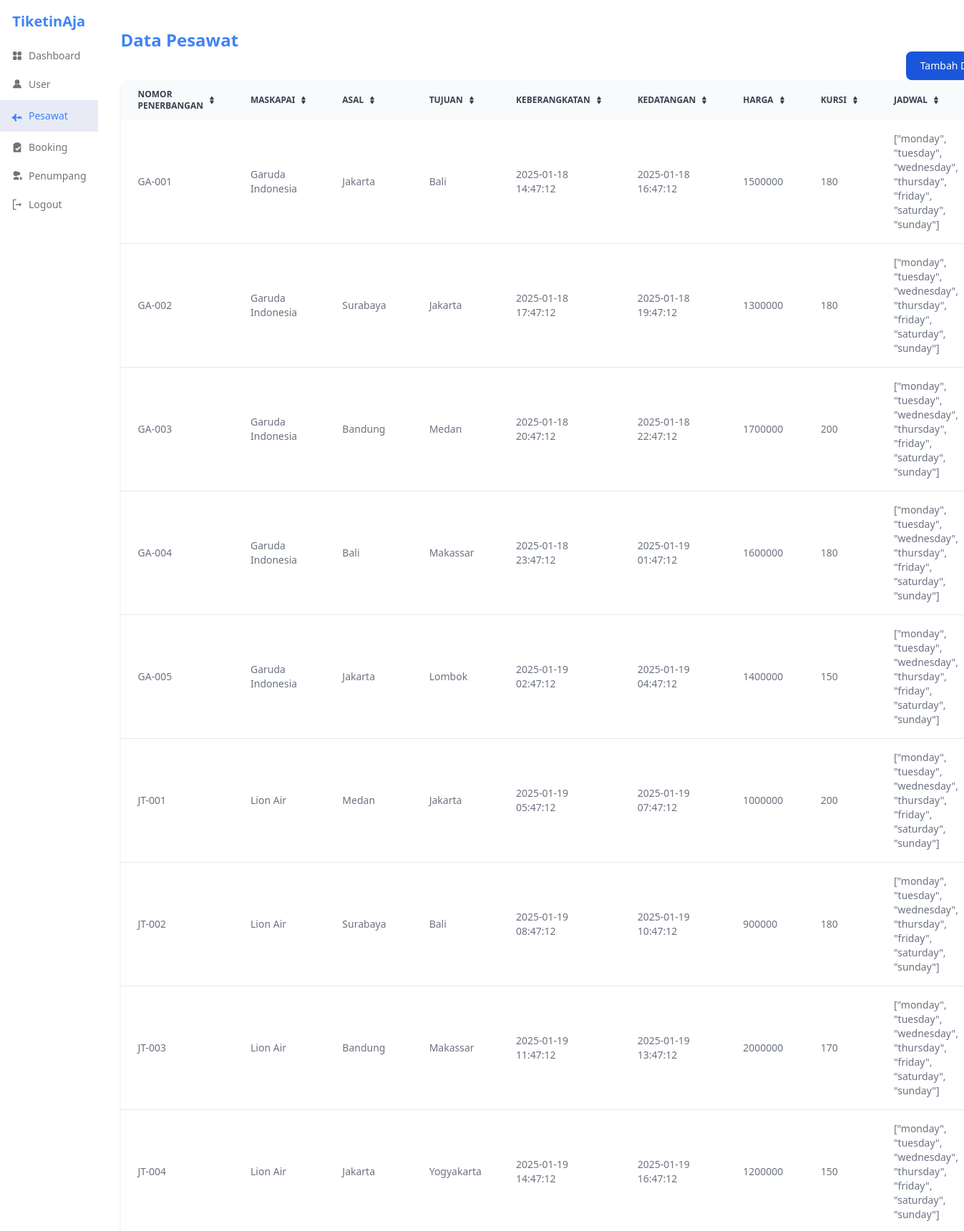
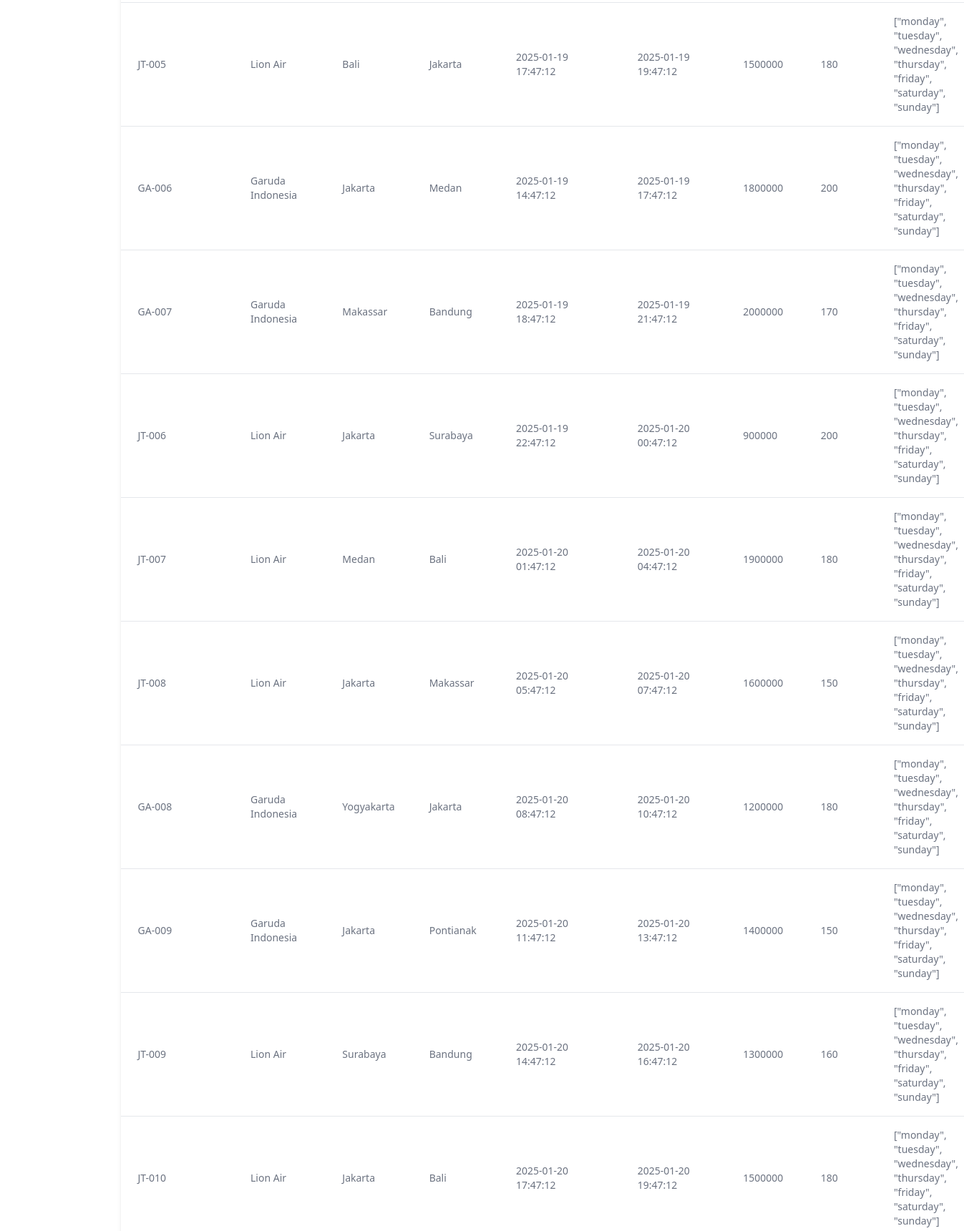
Screenshot of /src/views/admin/pesawat/dashboard.php (signed in, upper part) with the database file from the repository (2 pictures, top to bottom).
### tables this page shows
CREATE TABLE `pesawat` (
  `id` int(11) NOT NULL,
  `nomor_penerbangan` varchar(50) NOT NULL,
  `maskapai` varchar(100) NOT NULL,
  `asal` varchar(100) NOT NULL,
  `tujuan` varchar(100) NOT NULL,
  `waktu_keberangkatan` datetime NOT NULL,
  `waktu_kedatangan` datetime NOT NULL,
  `price` int(255) NOT NULL,
  `kursi` int(11) NOT NULL,
  `operasional` longtext NOT NULL CHECK (json_valid(`operasional`))
);

### src/views/admin/pesawat/dashboard.php (the view, shortened to what this page needs)
<?php
include "../../../config/koneksi.php";
$query = "SELECT * FROM pesawat";
$result = mysqli_query($conn, $query);
$count = mysqli_num_rows($result);
?>
<!DOCTYPE html>
<html lang="en">
<head>
  <link href="../../../assets/css/output.css" rel="stylesheet">
  <link rel="stylesheet" href="https://cdnjs.cloudflare.com/ajax/libs/font-awesome/6.4.2/css/all.min.css">
</head>
<body>
  <div class="flex w-full ">
    <div class="flex flex-col border-neutral-100 dark:border-neutral-800 w-1/6 ">
      <div class="flex flex-col px-4 py-4 gap-2 text-center">
        <p class="font-bold text-xl text-blue-500">TiketinAja</p>
      </div>
      <div class="menu-wrapper">
        <ul class="space-y-1">
          <li>
            <a href="../dashboard.php" class="flex items-center gap-2 px-4 py-2 text-sm font-medium text-neutral-500 hover:bg-neutral-100 hover:text-neutral-700 dark:hover:bg-neutral-900 dark:hover:text-neutral-300">
              Dashboard
            </a>
          </li>
          <li>
            <a href="../user/dashboard.php" class="flex items-center gap-2 px-4 py-2 text-sm font-medium text-neutral-500 hover:bg-neutral-100 hover:text-neutral-700 dark:hover:bg-neutral-900 dark:hover:text-neutral-300">
              <svg xmlns="http://www.w3.org/2000/svg" viewBox="0 0 24 24" fill="currentColor" class="size-4">
                <path fill-rule="evenodd" d="M12 2a5 5 0 1 1 0 10A5 5 0 0 1 12 2ZM3 20a8.97 8.97 0 0 1 9-9 8.97 8.97 0 0 1 9 9H3Z" clip-rule="evenodd" />
              </svg>
              User
            </a>
          </li>
          <li>
            <a href="dashboard.php" class="flex items-center gap-2 bg-blue-800/10 px-4 py-3 text-sm font-medium text-blue-500">
              <svg xmlns="http://www.w3.org/2000/svg" viewBox="0 0 24 24" fill="currentColor" class="size-4">
                <path d="M21.6 13.8c-1.3 0-4.1-.3-7.2-1l-5.3 5.5 2.2 3.5-2.6 2.2-4-5.9-2.9-1c-.6-.3-1-1-1-1.6s.4-1.3 1-1.6l2.9-1 4-5.9 2.6 2.2-2.2 3.5 5.3 5.5c3.1-.7 5.9-1 7.2-1 .5 0 .8.3.8.8v.8c-.1.6-.4.9-.9.9z" />
              </svg>
              Pesawat
            </a>
          </li>
          <li>
            <a href="../booking/dashboard.php" class="flex items-center gap-2 px-4 py-2 text-sm font-medium text-neutral-500 hover:bg-neutral-100 hover:text-neutral-700 dark:hover:bg-neutral-900 dark:hover:text-neutral-300">
              <svg xmlns="http://www.w3.org/2000/svg" viewBox="0 0 24 24" fill="currentColor" class="size-4">
                <path d="M9 2h6a2 2 0 0 1 2 2h3v18H4V4h3a2 2 0 0 1 2-2Zm1 11-2 2 4 4 7-7-2-2-5 5-2-2Z" />
              </svg>
              Booking
            </a>
          </li>
          <li>
            <a href="../penumpang/dashboard.php" class="flex items-center gap-2 px-4 py-2 text-sm font-medium text-neutral-500 hover:bg-neutral-100 hover:text-neutral-700 dark:hover:bg-neutral-900 dark:hover:text-neutral-300">
              <svg xmlns="http://www.w3.org/2000/svg" viewBox="0 0 24 24" fill="currentColor" class="size-4">
                <path d="M9 2a5 5 0 1 1 0 10A5 5 0 0 1 9 2ZM15 3.5a3.5 3.5 0 1 1 0 7 3.5 3.5 0 0 1 0-7ZM4 20a6 6 0 1 1 12 0H4Zm14-6a4 4 0 0 1 4 4v2h-4v-6Z" />
              </svg>
              Penumpang
            </a>
          </li>
          <li>
            <a href="../logout.php" class="flex items-center gap-2 px-4 py-2 text-sm font-medium text-neutral-500 hover:bg-neutral-100 hover:text-neutral-700 dark:hover:bg-neutral-900 dark:hover:text-neutral-300">
              <svg xmlns="http://www.w3.org/2000/svg" viewBox="0 0 24 24" fill="currentColor" class="size-4">
                <path d="M10 3H5v18h5v2H3V1h7v2Zm11 9-4-4v3H9v2h8v3l4-4Z" />
              </svg>
              Logout
            </a>
          </li>
        </ul>
      </div>
    </div>
    <div class="flex flex-col w-full">
      <div class="flex flex-col py-10 px-8">
        <p class="font-bold text-2xl text-blue-500">Data Pesawat</p>
        <div class="flex justify-end">
          <button data-modal-target="create-modal" data-modal-toggle="create-modal" class="text-white bg-blue-700 hover:bg-blue-800 focus:ring-4 focus:outline-none focus:ring-blue-300 font-medium rounded-lg text-sm px-5 py-2.5 text-center dark:bg-blue-600 dark:hover:bg-blue-700 dark:focus:ring-blue-800" type="button">
            Tambah Data Pesawat
          </button>
        </div>
        <div class="relative overflow-x-auto shadow-md sm:rounded-lg">
          <table class="w-full text-sm text-left rtl:text-right text-gray-500 dark:text-gray-400">
            <thead class="text-xs text-gray-700 uppercase bg-gray-50 dark:bg-gray-700 dark:text-gray-400">
              <tr>
                <th scope="col" class="px-6 py-3">
                  <div class="flex items-center">
                    Nomor Penerbangan
                    <a href="#"></a>
                  </div>
                </th>
                <th scope="col" class="px-6 py-3">
                  <div class="flex items-center">
                    Maskapai
                    <a href="#"></a>
                  </div>
                </th>
                <th scope="col" class="px-6 py-3">
                  <div class="flex items-center">
                    Asal
                    <a href="#"></a>
                  </div>
                </th>
                <th scope="col" class="px-6 py-3">
                  <div class="flex items-center">
                    Tujuan
                    <a href="#"></a>
                  </div>
                </th>
                <th scope="col" class="px-6 py-3">
                  <div class="flex items-center">
                    Keberangkatan
                    <a href="#"></a>
                  </div>
                </th>
                <th scope="col" class="px-6 py-3">
                  <div class="flex items-center">
                    Kedatangan
                    <a href="#"></a>
                  </div>
                </th>
                <th scope="col" class="px-6 py-3">
                  <div class="flex items-center">
                    Harga
                    <a href="#"></a>
                  </div>
                </th>
                <th scope="col" class="px-6 py-3">
                  <div class="flex items-center">
                    Kursi
                    <a href="#"></a>
                  </div>
                </th>
                <th scope="col" class="px-6 py-3">
                  <div class="flex items-center">
                    Jadwal
                    <a href="#"></a>
                  </div>
                </th>
              </tr>
            </thead>
            <tbody>
              <?php
              if ($count > 0) {
                while ($data = mysqli_fetch_assoc($result)) { ?>
                  <tr class="bg-white border-b dark:bg-gray-800 dark:border-gray-700">
                    <td class='px-6 py-4'><?php echo $data['nomor_penerbangan']; ?></td>
                    <td class='px-6 py-4'><?php echo $data['maskapai']; ?></td>
                    <td class='px-6 py-4'><?php echo $data['asal']; ?></td>
                    <td class='px-6 py-4'><?php echo $data['tujuan']; ?></td>
                    <td class='px-6 py-4'><?php echo $data['waktu_keberangkatan']; ?></td>
                    <td class='px-6 py-4'><?php echo $data['waktu_kedatangan']; ?></td>
                    <td class='px-6 py-4'><?php echo $data['price']; ?></td>
                    <td class='px-6 py-4'><?php echo $data['kursi']; ?></td>
                    <td class='px-6 py-4'><?php echo $data['operasional']; ?></td>
                  </tr>
              <?php  }
              } else {
                echo "<tr>
                                    <td colspan='9' align='center' height='20'>
                                      <div> Belum ada data Mahasiswa </div>
                                    </td>
                                </tr>";
              }
              ?>
            </tbody>
          </table>
        </div>
      </div>
    </div>
  </div>
</body>
</html>

### rows the page displays
pesawat: nomor_penerbangan "GA-001", maskapai "Garuda Indonesia", asal "Jakarta", tujuan "Bali", waktu_keberangkatan "2025-01-18 14:47:12", waktu_kedatangan "2025-01-18 16:47:12", price "1500000", kursi "180", operasional "[\"monday\", \"tuesday\", \"wednesday\", \"thursday\", \"friday\", \"saturday\", \"sunday\"]"
pesawat: nomor_penerbangan "GA-002", maskapai "Garuda Indonesia", asal "Surabaya", tujuan "Jakarta", waktu_keberangkatan "2025-01-18 17:47:12", waktu_kedatangan "2025-01-18 19:47:12", price "1300000", kursi "180", operasional "[\"monday\", \"tuesday\", \"wednesday\", \"thursday\", \"friday\", \"saturday\", \"sunday\"]"
pesawat: nomor_penerbangan "GA-003", maskapai "Garuda Indonesia", asal "Bandung", tujuan "Medan", waktu_keberangkatan "2025-01-18 20:47:12", waktu_kedatangan "2025-01-18 22:47:12", price "1700000", kursi "200", operasional "[\"monday\", \"tuesday\", \"wednesday\", \"thursday\", \"friday\", \"saturday\", \"sunday\"]"
pesawat: nomor_penerbangan "GA-004", maskapai "Garuda Indonesia", asal "Bali", tujuan "Makassar", waktu_keberangkatan "2025-01-18 23:47:12", waktu_kedatangan "2025-01-19 01:47:12", price "1600000", kursi "180", operasional "[\"monday\", \"tuesday\", \"wednesday\", \"thursday\", \"friday\", \"saturday\", \"sunday\"]"
pesawat: nomor_penerbangan "GA-005", maskapai "Garuda Indonesia", asal "Jakarta", tujuan "Lombok", waktu_keberangkatan "2025-01-19 02:47:12", waktu_kedatangan "2025-01-19 04:47:12", price "1400000", kursi "150", operasional "[\"monday\", \"tuesday\", \"wednesday\", \"thursday\", \"friday\", \"saturday\", \"sunday\"]"
pesawat: nomor_penerbangan "JT-001", maskapai "Lion Air", asal "Medan", tujuan "Jakarta", waktu_keberangkatan "2025-01-19 05:47:12", waktu_kedatangan "2025-01-19 07:47:12", price "1000000", kursi "200", operasional "[\"monday\", \"tuesday\", \"wednesday\", \"thursday\", \"friday\", \"saturday\", \"sunday\"]"
pesawat: nomor_penerbangan "JT-002", maskapai "Lion Air", asal "Surabaya", tujuan "Bali", waktu_keberangkatan "2025-01-19 08:47:12", waktu_kedatangan "2025-01-19 10:47:12", price "900000", kursi "180", operasional "[\"monday\", \"tuesday\", \"wednesday\", \"thursday\", \"friday\", \"saturday\", \"sunday\"]"
pesawat: nomor_penerbangan "JT-003", maskapai "Lion Air", asal "Bandung", tujuan "Makassar", waktu_keberangkatan "2025-01-19 11:47:12", waktu_kedatangan "2025-01-19 13:47:12", price "2000000", kursi "170", operasional "[\"monday\", \"tuesday\", \"wednesday\", \"thursday\", \"friday\", \"saturday\", \"sunday\"]"
pesawat: nomor_penerbangan "JT-004", maskapai "Lion Air", asal "Jakarta", tujuan "Yogyakarta", waktu_keberangkatan "2025-01-19 14:47:12", waktu_kedatangan "2025-01-19 16:47:12", price "1200000", kursi "150", operasional "[\"monday\", \"tuesday\", \"wednesday\", \"thursday\", \"friday\", \"saturday\", \"sunday\"]"
pesawat: nomor_penerbangan "JT-005", maskapai "Lion Air", asal "Bali", tujuan "Jakarta", waktu_keberangkatan "2025-01-19 17:47:12", waktu_kedatangan "2025-01-19 19:47:12", price "1500000", kursi "180", operasional "[\"monday\", \"tuesday\", \"wednesday\", \"thursday\", \"friday\", \"saturday\", \"sunday\"]"
pesawat: nomor_penerbangan "GA-006", maskapai "Garuda Indonesia", asal "Jakarta", tujuan "Medan", waktu_keberangkatan "2025-01-19 14:47:12", waktu_kedatangan "2025-01-19 17:47:12", price "1800000", kursi "200", operasional "[\"monday\", \"tuesday\", \"wednesday\", \"thursday\", \"friday\", \"saturday\", \"sunday\"]"
pesawat: nomor_penerbangan "GA-007", maskapai "Garuda Indonesia", asal "Makassar", tujuan "Bandung", waktu_keberangkatan "2025-01-19 18:47:12", waktu_kedatangan "2025-01-19 21:47:12", price "2000000", kursi "170", operasional "[\"monday\", \"tuesday\", \"wednesday\", \"thursday\", \"friday\", \"saturday\", \"sunday\"]"
pesawat: nomor_penerbangan "JT-006", maskapai "Lion Air", asal "Jakarta", tujuan "Surabaya", waktu_keberangkatan "2025-01-19 22:47:12", waktu_kedatangan "2025-01-20 00:47:12", price "900000", kursi "200", operasional "[\"monday\", \"tuesday\", \"wednesday\", \"thursday\", \"friday\", \"saturday\", \"sunday\"]"
pesawat: nomor_penerbangan "JT-007", maskapai "Lion Air", asal "Medan", tujuan "Bali", waktu_keberangkatan "2025-01-20 01:47:12", waktu_kedatangan "2025-01-20 04:47:12", price "1900000", kursi "180", operasional "[\"monday\", \"tuesday\", \"wednesday\", \"thursday\", \"friday\", \"saturday\", \"sunday\"]"
pesawat: nomor_penerbangan "JT-008", maskapai "Lion Air", asal "Jakarta", tujuan "Makassar", waktu_keberangkatan "2025-01-20 05:47:12", waktu_kedatangan "2025-01-20 07:47:12", price "1600000", kursi "150", operasional "[\"monday\", \"tuesday\", \"wednesday\", \"thursday\", \"friday\", \"saturday\", \"sunday\"]"
pesawat: nomor_penerbangan "GA-008", maskapai "Garuda Indonesia", asal "Yogyakarta", tujuan "Jakarta", waktu_keberangkatan "2025-01-20 08:47:12", waktu_kedatangan "2025-01-20 10:47:12", price "1200000", kursi "180", operasional "[\"monday\", \"tuesday\", \"wednesday\", \"thursday\", \"friday\", \"saturday\", \"sunday\"]"
pesawat: nomor_penerbangan "GA-009", maskapai "Garuda Indonesia", asal "Jakarta", tujuan "Pontianak", waktu_keberangkatan "2025-01-20 11:47:12", waktu_kedatangan "2025-01-20 13:47:12", price "1400000", kursi "150", operasional "[\"monday\", \"tuesday\", \"wednesday\", \"thursday\", \"friday\", \"saturday\", \"sunday\"]"
pesawat: nomor_penerbangan "JT-009", maskapai "Lion Air", asal "Surabaya", tujuan "Bandung", waktu_keberangkatan "2025-01-20 14:47:12", waktu_kedatangan "2025-01-20 16:47:12", price "1300000", kursi "160", operasional "[\"monday\", \"tuesday\", \"wednesday\", \"thursday\", \"friday\", \"saturday\", \"sunday\"]"
pesawat: nomor_penerbangan "JT-010", maskapai "Lion Air", asal "Jakarta", tujuan "Bali", waktu_keberangkatan "2025-01-20 17:47:12", waktu_kedatangan "2025-01-20 19:47:12", price "1500000", kursi "180", operasional "[\"monday\", \"tuesday\", \"wednesday\", \"thursday\", \"friday\", \"saturday\", \"sunday\"]"
